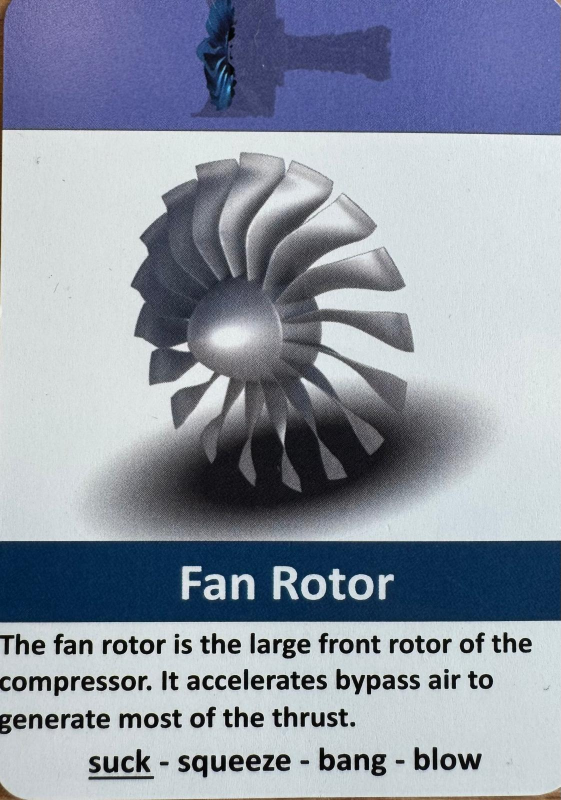
#> input picture OpenCV_tuto/fanrotor_ori.jpeg, 1122 x 1600 px (shown at 1/2 size)
$ python test2.py
#> lines starting #> are read from the running program, lines starting #| are printed output that depends on the picture; after the words box and inside, x2 and y2 are one past the last pixel; in counts of white or black regions, pixels touching at a corner belong together
#> in load_image, img is the input picture: shape (1600, 1122, 3); mean B, G, R 164.7, 150.1, 142
#> call 2 of load_image, with path = 'fanrotor_env_false.jpeg'
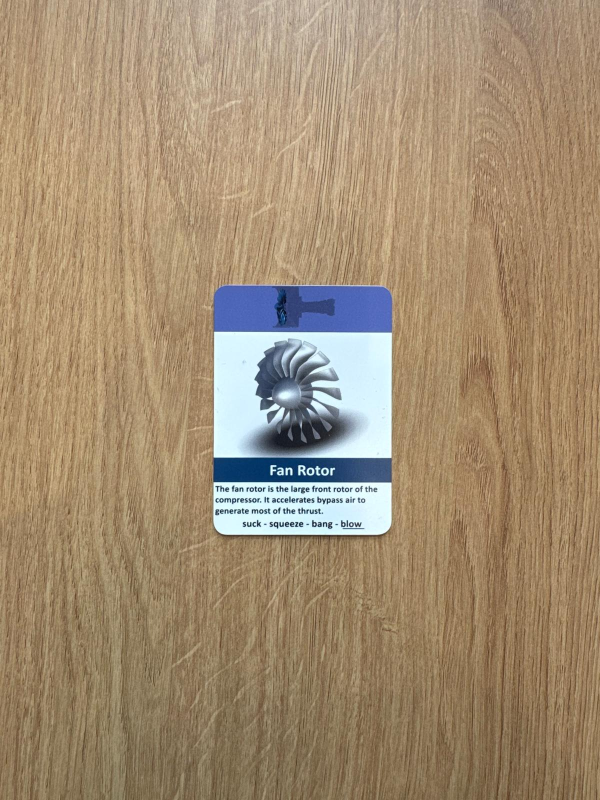
#> input picture OpenCV_tuto/fanrotor_env_false.jpeg, 1200 x 1600 px (shown at 1/2 size)
#> in load_image, img is the input picture: shape (1600, 1200, 3); mean B, G, R 114.1, 141.2, 162.1
import cv2
import numpy as np

# ----------------------------
# CHANGE THESE FILE NAMES
# ----------------------------
REFERENCE_PATH = "fanrotor_ori.jpeg"            # card you trust
TEST_PATH = "fanrotor_env_false.jpeg"            # camera image / new card

# ----------------------------
# HELPERS
# ----------------------------

# function that takes in path input and returns the image
def load_image(path):
    img = cv2.imread(path)
    if img is None:
        raise FileNotFoundError(f"Could not load image: {path}")
    return img

#
def align_to_reference(ref_img, test_img, max_features=4000, keep_percent=0.25):
    """
    Align test_img to ref_img using ORB keypoints + homography.
    Returns warped test image with same size as ref_img.
    """
#> called with max_features = 4000, keep_percent = 0.25
    ref_gray = cv2.cvtColor(ref_img, cv2.COLOR_BGR2GRAY)
    test_gray = cv2.cvtColor(test_img, cv2.COLOR_BGR2GRAY)
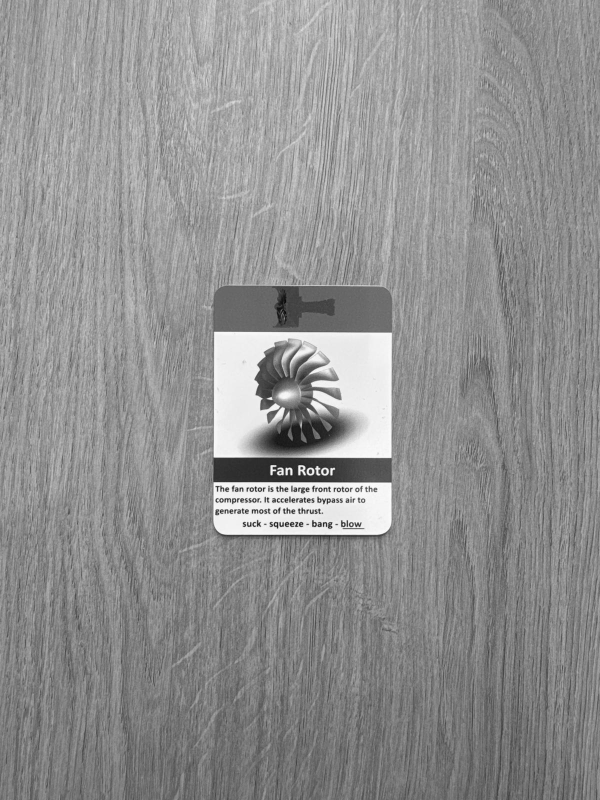
#> test_gray: shape (1600, 1200) (shown at 1/2 size); min 4, max 254, mean 144.4

    orb = cv2.ORB_create(max_features)
    kp1, des1 = orb.detectAndCompute(ref_gray, None)
#> kp1 = 4000 keypoints; strongest (x, y, size): (555, 1354, 31), (355, 1354, 31), (563, 1282, 37.2), (672, 1427, 37.2)
    kp2, des2 = orb.detectAndCompute(test_gray, None)
#> kp2 = 3984 keypoints; strongest (x, y, size): (508, 1001, 31), (677, 980, 31), (508, 1048, 31), (629, 1048, 31)

    if des1 is None or des2 is None:
        raise RuntimeError("Could not find enough ORB features.")

    matcher = cv2.BFMatcher(cv2.NORM_HAMMING, crossCheck=True)
    matches = matcher.match(des1, des2)
#> matches = 651 matches

    if len(matches) < 10:
        raise RuntimeError("Not enough matches to align images.")

    matches = sorted(matches, key=lambda x: x.distance)

    keep = max(10, int(len(matches) * keep_percent))
#> keep = 162
    matches = matches[:keep]
#> matches = 162 matches

    pts_ref = np.float32([kp1[m.queryIdx].pt for m in matches]).reshape(-1, 1, 2)
#> pts_ref = 162 rows, first 8: [186.3, 1440.4], [243.7, 1282.8], [989, 1275.6], [301, 1300.7], [462.2, 1375.9], [290.2, 1444], [820.5, 1289.9], [458.6, 1361.6]
    pts_test = np.float32([kp2[m.trainIdx].pt for m in matches]).reshape(-1, 1, 2)
#> pts_test = 162 rows, first 8: [487, 1022], [679, 976], [732, 974.4], [522, 981], [571, 1004], [575, 999], [680, 978], [570, 999]

    H, mask = cv2.findHomography(pts_test, pts_ref, cv2.RANSAC, 5.0)
#> H = [[2.78, -0.0582, -1139.6], [0.000136, 2.6, -1450.7], [1.13e-05, -0.000166, 1]]; mask = 162 values, max 1 at index 0, min 0 at index 1, mean 0.358
    if H is None:
        raise RuntimeError("Homography could not be computed.")

    aligned = cv2.warpPerspective(test_img, H, (ref_img.shape[1], ref_img.shape[0]))
    return aligned

def crop_phrase_region(img):
    """
    Crop the bottom phrase region containing:
    'suck - squeeze - bang - blow'
    Coordinates are relative, so they work across sizes.
    Tune these if needed.
    """
    h, w = img.shape[:2]

    # bottom strip where the underlined phrase is
    y1 = int(h * 0.86)
    y2 = int(h * 0.98)
    x1 = int(w * 0.08)
    x2 = int(w * 0.94)

    return img[y1:y2, x1:x2]

def detect_underlined_word(phrase_roi, debug_name="debug"):
    """
    Detect which of the 4 words is underlined.
    Strategy:
    - grayscale
    - threshold to binary inverse
    - keep mostly horizontal strokes with morphology
    - count underline pixels in 4 fixed x-zones
    """
    gray = cv2.cvtColor(phrase_roi, cv2.COLOR_BGR2GRAY)

    # Threshold: black text/underline becomes white
    _, binary = cv2.threshold(
        gray, 0, 255, cv2.THRESH_BINARY_INV + cv2.THRESH_OTSU
    )

    # Keep long-ish horizontal structures (underline strokes)
    horizontal_kernel = cv2.getStructuringElement(cv2.MORPH_RECT, (25, 3))
    underline_mask = cv2.morphologyEx(binary, cv2.MORPH_OPEN, horizontal_kernel)

    # Slight close to reconnect broken underline segments
    close_kernel = cv2.getStructuringElement(cv2.MORPH_RECT, (9, 3))
    underline_mask = cv2.morphologyEx(underline_mask, cv2.MORPH_CLOSE, close_kernel)

    h, w = underline_mask.shape

    # Word zones across the phrase ROI
    # You may tune these boundaries once you test on real images
    zones = {
        "suck":    (0.00, 0.20),
        "squeeze": (0.20, 0.53),
        "bang":    (0.53, 0.77),
        "blow":    (0.77, 1.00),
    }

    scores = {}
    vis = cv2.cvtColor(underline_mask, cv2.COLOR_GRAY2BGR)

    for word, (xa, xb) in zones.items():
        x1 = int(w * xa)
        x2 = int(w * xb)

        zone = underline_mask[:, x1:x2]
        score = cv2.countNonZero(zone)
        scores[word] = score

        cv2.rectangle(vis, (x1, 0), (x2, h - 1), (0, 255, 0), 2)
        cv2.putText(
            vis,
            f"{word}:{score}",
            (x1 + 5, 20),
            cv2.FONT_HERSHEY_SIMPLEX,
            0.5,
            (0, 0, 255),
            1,
            cv2.LINE_AA
        )

    detected_word = max(scores, key=scores.get)

    return detected_word, scores, binary, underline_mask, vis

def compare_picture_region(ref_img, aligned_test_img):
    """
    Optional: compare the main picture region and mark changed areas.
    Good for debugging whether something visual changed above too.
    """
    h, w = ref_img.shape[:2]

    # Main picture area, not text
    y1 = int(h * 0.18)
    y2 = int(h * 0.70)
    x1 = int(w * 0.10)
    x2 = int(w * 0.90)

    ref_roi = ref_img[y1:y2, x1:x2]
    test_roi = aligned_test_img[y1:y2, x1:x2]

    gray1 = cv2.cvtColor(ref_roi, cv2.COLOR_BGR2GRAY)
    gray2 = cv2.cvtColor(test_roi, cv2.COLOR_BGR2GRAY)

    diff = cv2.absdiff(gray1, gray2)
    diff = cv2.GaussianBlur(diff, (5, 5), 0)

    _, thresh = cv2.threshold(diff, 25, 255, cv2.THRESH_BINARY)

    kernel = np.ones((5, 5), np.uint8)
    thresh = cv2.morphologyEx(thresh, cv2.MORPH_OPEN, kernel)
    thresh = cv2.morphologyEx(thresh, cv2.MORPH_CLOSE, kernel)

    vis = ref_roi.copy()
    contours, _ = cv2.findContours(thresh, cv2.RETR_EXTERNAL, cv2.CHAIN_APPROX_SIMPLE)

    for c in contours:
        area = cv2.contourArea(c)
        if area > 300:
            x, y, ww, hh = cv2.boundingRect(c)
            cv2.rectangle(vis, (x, y), (x + ww, y + hh), (0, 0, 255), 2)

    return diff, thresh, vis

# ----------------------------
# MAIN
# ----------------------------
ref_img = load_image(REFERENCE_PATH)
test_img = load_image(TEST_PATH)

aligned_test = align_to_reference(ref_img, test_img)

# Detect underlined word in both images
ref_phrase = crop_phrase_region(ref_img)
test_phrase = crop_phrase_region(aligned_test)

ref_word, ref_scores, ref_binary, ref_underlines, ref_vis = detect_underlined_word(ref_phrase, "ref")
#> in detect_underlined_word, `_, binary = cv2.threshold( gray, 0, 255, cv2.THRESH_BINARY_INV + cv2.T..`:
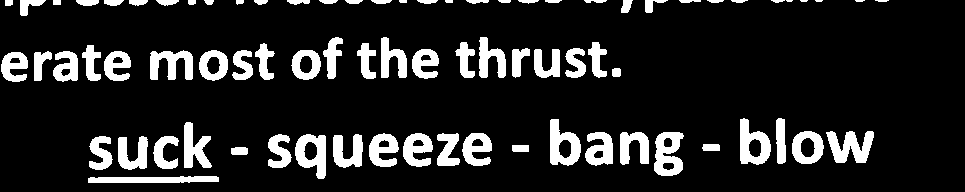
#> binary: shape (192, 965); 13.8% white; 78 white regions (4 under 20 px), largest, box (x1, y1, x2, y2) and area: (826, 131, 874, 163) 933, (654, 132, 684, 176) 893, (550, 119, 581, 166) 864
#> in detect_underlined_word, `underline_mask = cv2.morphologyEx(binary, cv2.MORPH_OPEN, horizontal_k..`: underline_mask: shape (192, 965); 1.9% white; 25 white regions, largest, box (x1, y1, x2, y2) and area: (88, 177, 219, 183) 737, (403, 146, 433, 152) 178, (369, 147, 399, 153) 175
#> in detect_underlined_word, `underline_mask = cv2.morphologyEx(underline_mask, cv2.MORPH_CLOSE, clo..`: underline_mask: shape (192, 965); 2% white; 22 white regions, largest, box (x1, y1, x2, y2) and area: (88, 177, 219, 183) 737, (369, 146, 433, 153) 375, (298, 159, 362, 165) 292
#> the loop in detect_underlined_word, `for word, (xa, xb) in zones.items():` made 4 passes
#> score on passes 1 to 4: 1230, 1466, 767, 218
#> after the loop in detect_underlined_word, `for word, (xa, xb) in zones.items():`: vis: shape (192, 965, 3); mean B, G, R 4.9, 13.3, 6.3
#> after the loop in detect_underlined_word, `for word, (xa, xb) in zones.items():`: zone: shape (192, 222); 0.51% white; 2 white regions, box (x1, y1, x2, y2) and area: (0, 134, 25, 139) 122, (0, 157, 24, 161) 96
#> after the loop in detect_underlined_word, `for word, (xa, xb) in zones.items():`: scores = {'suck': 1230, 'squeeze': 1466, 'bang': 767, 'blow': 218}
#> in detect_underlined_word, `detected_word = max(scores, key=scores.get)`: detected_word = 'squeeze'
#> ref_word = 'squeeze'; ref_scores has the same summary as scores in detect_underlined_word
test_word, test_scores, test_binary, test_underlines, test_vis = detect_underlined_word(test_phrase, "test")
#> call 2 of detect_underlined_word, with debug_name = 'test'
#> in detect_underlined_word (call 2), `_, binary = cv2.threshold( gray, 0, 255, cv2.THRESH_BINARY_INV + cv2.T..`: binary: shape (192, 965); 15.9% white; 77 white regions (2 under 20 px), largest, box (x1, y1, x2, y2) and area: (656, 134, 687, 180) 1110, (550, 121, 583, 169) 1020, (831, 135, 879, 168) 991
#> in detect_underlined_word (call 2), `underline_mask = cv2.morphologyEx(binary, cv2.MORPH_OPEN, horizontal_k..`: underline_mask: shape (192, 965); 3.9% white; 37 white regions, largest, box (x1, y1, x2, y2) and area: (755, 175, 898, 182) 904, (368, 141, 399, 156) 429, (149, 52, 191, 59) 287
#> in detect_underlined_word (call 2), `underline_mask = cv2.morphologyEx(underline_mask, cv2.MORPH_CLOSE, clo..`: underline_mask: shape (192, 965); 3.9% white; 32 white regions, largest, box (x1, y1, x2, y2) and area: (755, 175, 898, 182) 904, (296, 160, 431, 169) 757, (368, 141, 433, 156) 703
#> the loop in detect_underlined_word (call 2), `for word, (xa, xb) in zones.items():` made 4 passes
#> score on passes 1 to 4: 1100, 2784, 1654, 1776
#> pass 1, in detect_underlined_word (call 2), `zone = underline_mask[:, x1:x2]`:
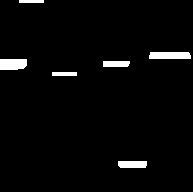
#> zone: shape (192, 193); 3% white; 6 white regions, box (x1, y1, x2, y2) and area: (149, 52, 191, 59) 287, (0, 59, 27, 70) 282, (118, 161, 147, 168) 198, (103, 61, 130, 67) 158, (52, 72, 77, 76) 100, (19, 0, 44, 3) 75
#> after the loop in detect_underlined_word (call 2), `for word, (xa, xb) in zones.items():`: vis: shape (192, 965, 3); mean B, G, R 9.9, 18.4, 11.4
#> after the loop in detect_underlined_word (call 2), `for word, (xa, xb) in zones.items():`:
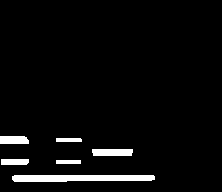
#> zone: shape (192, 222); 4.2% white; 6 white regions, box (x1, y1, x2, y2) and area: (12, 175, 155, 182) 904, (92, 149, 133, 156) 281, (0, 136, 29, 144) 223, (1, 159, 29, 165) 165, (56, 138, 82, 142) 103, (56, 160, 81, 164) 100
#> after the loop in detect_underlined_word (call 2), `for word, (xa, xb) in zones.items():`: scores = {'suck': 1100, 'squeeze': 2784, 'bang': 1654, 'blow': 1776}
#> test_word = 'squeeze'; test_scores has the same summary as scores in detect_underlined_word

print("Reference underlined word:", ref_word)
#| Reference underlined word: squeeze
print("Reference scores:", ref_scores)
#| Reference scores: {'suck': 1230, 'squeeze': 1466, 'bang': 767, 'blow': 218}
print("Test underlined word:", test_word)
#| Test underlined word: squeeze
print("Test scores:", test_scores)
#| Test scores: {'suck': 1100, 'squeeze': 2784, 'bang': 1654, 'blow': 1776}

if ref_word == test_word:
    print("Result: same underlined word.")
else:
    print(f"Result: DIFFERENT underlined word -> reference={ref_word}, test={test_word}")

# Optional: compare the main picture region too
pic_diff, pic_thresh, pic_vis = compare_picture_region(ref_img, aligned_test)
#> in compare_picture_region, `_, thresh = cv2.threshold(diff, 25, 255, cv2.THRESH_BINARY)`: thresh: shape (832, 897); 34.8% white; 1064 white regions (871 under 20 px), largest, box (x1, y1, x2, y2) and area: (0, 0, 897, 792) 203227, (658, 663, 897, 791) 12906, (0, 751, 897, 832) 11492
#> in compare_picture_region, `thresh = cv2.morphologyEx(thresh, cv2.MORPH_OPEN, kernel)`: thresh: shape (832, 897); 30% white; 158 white regions, largest, box (x1, y1, x2, y2) and area: (0, 0, 897, 786) 157037, (663, 686, 897, 791) 11375, (700, 793, 897, 832) 6580
#> in compare_picture_region, `thresh = cv2.morphologyEx(thresh, cv2.MORPH_CLOSE, kernel)`:
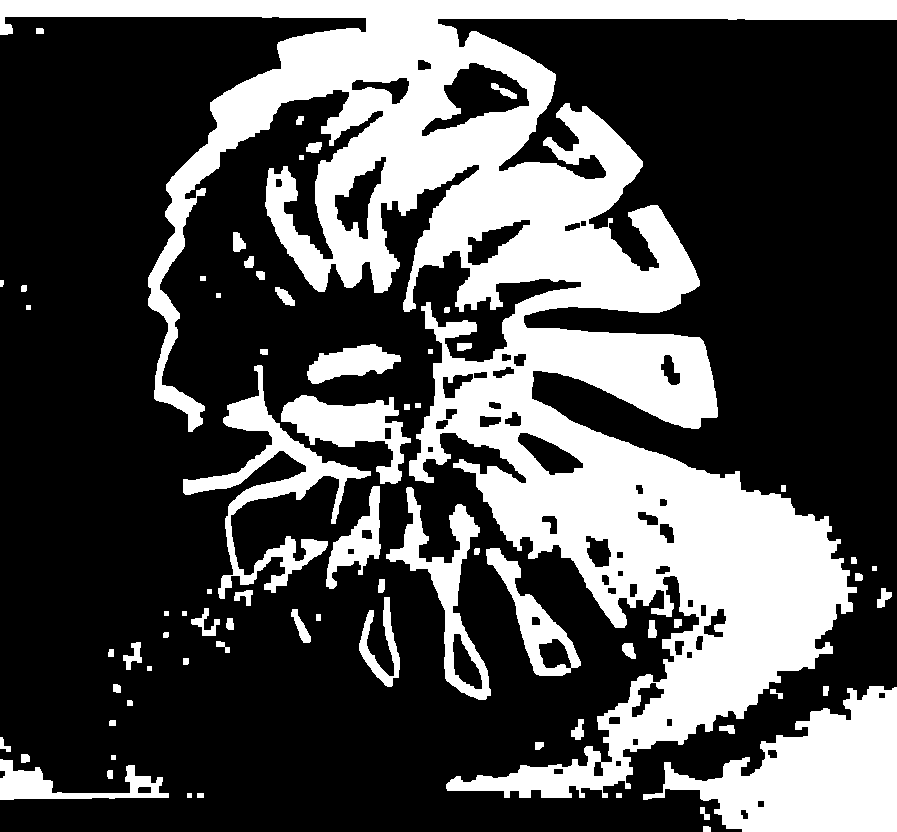
#> thresh: shape (832, 897); 31.4% white; 71 white regions
#> in compare_picture_region, `contours, _ = cv2.findContours(thresh, cv2.RETR_EXTERNAL, cv2.CHAIN_AP..`: contours = 70 contours, 12 with area under 20; largest, box (x1, y1, x2, y2) and area: (0, 0, 897, 798) 187896, (643, 686, 897, 832) 19451, (183, 365, 371, 599) 7635, (386, 487, 491, 700) 5836, (281, 395, 411, 484) 4720
#> the loop in compare_picture_region, `for c in contours:` made 70 passes
#> (area, x, y, ww, hh) on passes 7, 17, 35, 43, 45, 46, 50, 51, 54, 70: (2528, 0, 759, 169, 41), (19451, 643, 686, 254, 146), (1112, 359, 597, 41, 90), (3793, 486, 548, 95, 128), (5835.5, 386, 487, 105, 213), (2104, 326, 486, 55, 103), (4720.5, 281, 395, 130, 89), (7635, 183, 365, 188, 234), (2044.5, 307, 344, 94, 40), (187896.5, 0, 0, 897, 798)
#> area on passes 1, 2, 6, 9, 10, 11: 33.5, 50, 38, 58.5, 48.5, 58.5
#> after the loop in compare_picture_region, `for c in contours:`:
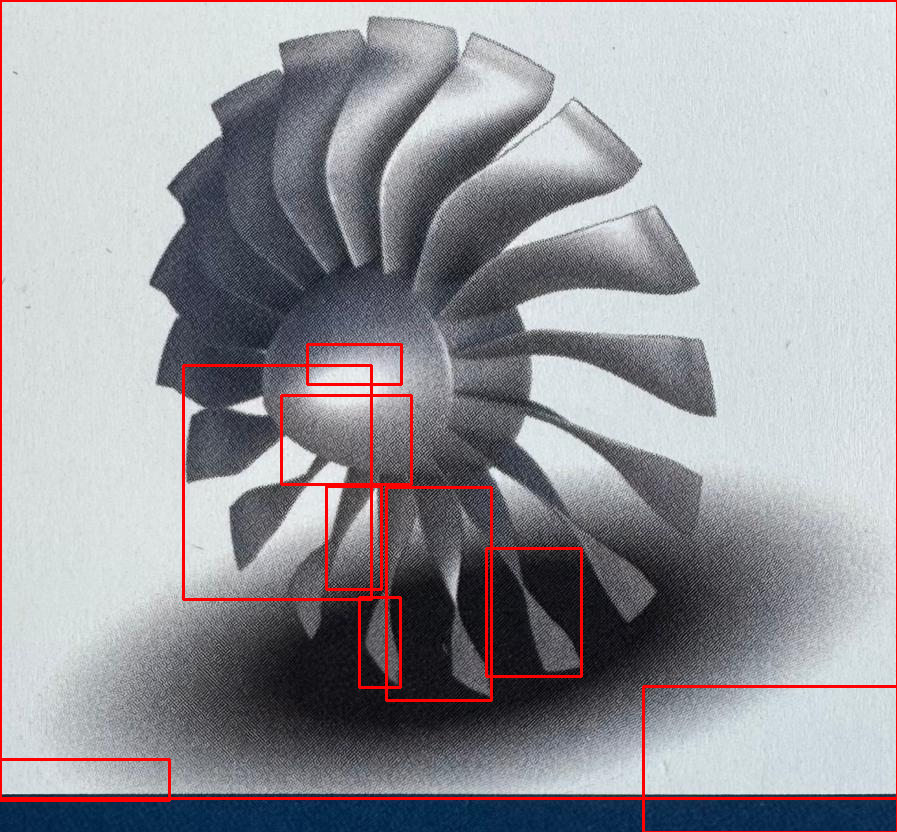
#> vis: shape (832, 897, 3); mean B, G, R 155.8, 150.6, 151.8

# ----------------------------
# SHOW RESULTS
# ----------------------------
cv2.imshow("Reference", ref_img)
cv2.imshow("Aligned Test", aligned_test)

cv2.imshow("Reference Phrase ROI", ref_phrase)
cv2.imshow("Test Phrase ROI", test_phrase)

cv2.imshow("Reference Binary", ref_binary)
cv2.imshow("Test Binary", test_binary)

cv2.imshow("Reference Underline Mask", ref_underlines)
cv2.imshow("Test Underline Mask", test_underlines)

cv2.imshow("Reference Zones", ref_vis)
cv2.imshow("Test Zones", test_vis)

cv2.imshow("Picture Diff", pic_diff)
cv2.imshow("Picture Diff Threshold", pic_thresh)
cv2.imshow("Picture Diff Boxes", pic_vis)

cv2.waitKey(0)
cv2.destroyAllWindows()
